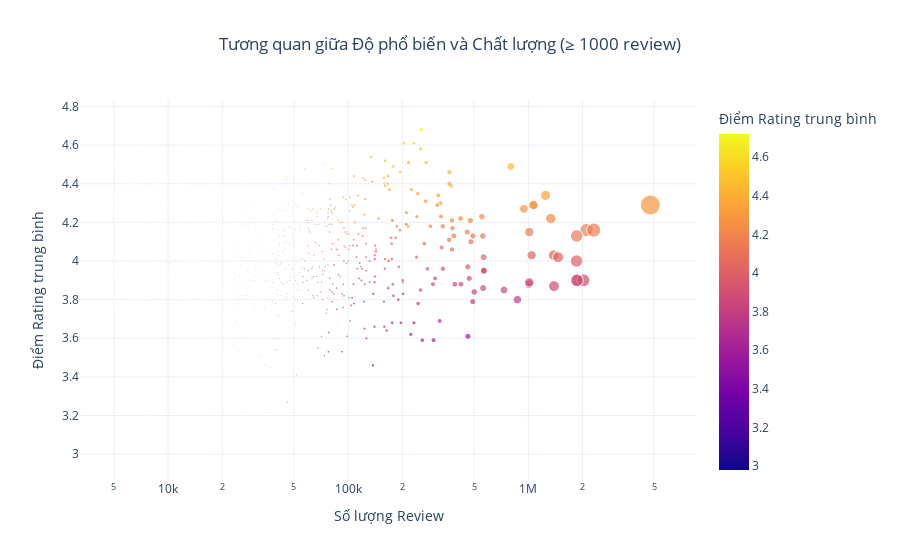

The notebook cell saved with this chart:
### Markdown cell above
Biểu đồ tròn thể hiện tỷ lệ review theo các thể loại sách phổ biến. Kết quả cho thấy một số thể loại chiếm tỷ trọng lớn trong tổng số review, phản ánh mức độ quan tâm cao của người đọc đối với các thể loại này. Các thể loại còn lại chiếm tỷ lệ nhỏ hơn, cho thấy mức độ thảo luận hạn chế hơn.

### Code cell
# 9. Biểu đồ tương quan giữa Rating và Số lượng Review
import plotly.io as pio
pio.renderers.default = "vscode"
df_plot = df_books[df_books['review_count'] >= 5000]
fig = px.scatter(
    df_plot,
    x="review_count",
    y="avg_rating",
    size="review_count",
    color="avg_rating",
    hover_name="title",
    hover_data=["author", "genres_clean"],
    log_x=True,
    labels={
        "review_count": "Số lượng Review",
        "avg_rating": "Điểm Rating trung bình"
    },
    title="Tương quan giữa Độ phổ biến và Chất lượng (≥ 1000 review)",
    template="plotly_white"
)
fig.update_layout(
    title_x=0.5)

fig.show()
